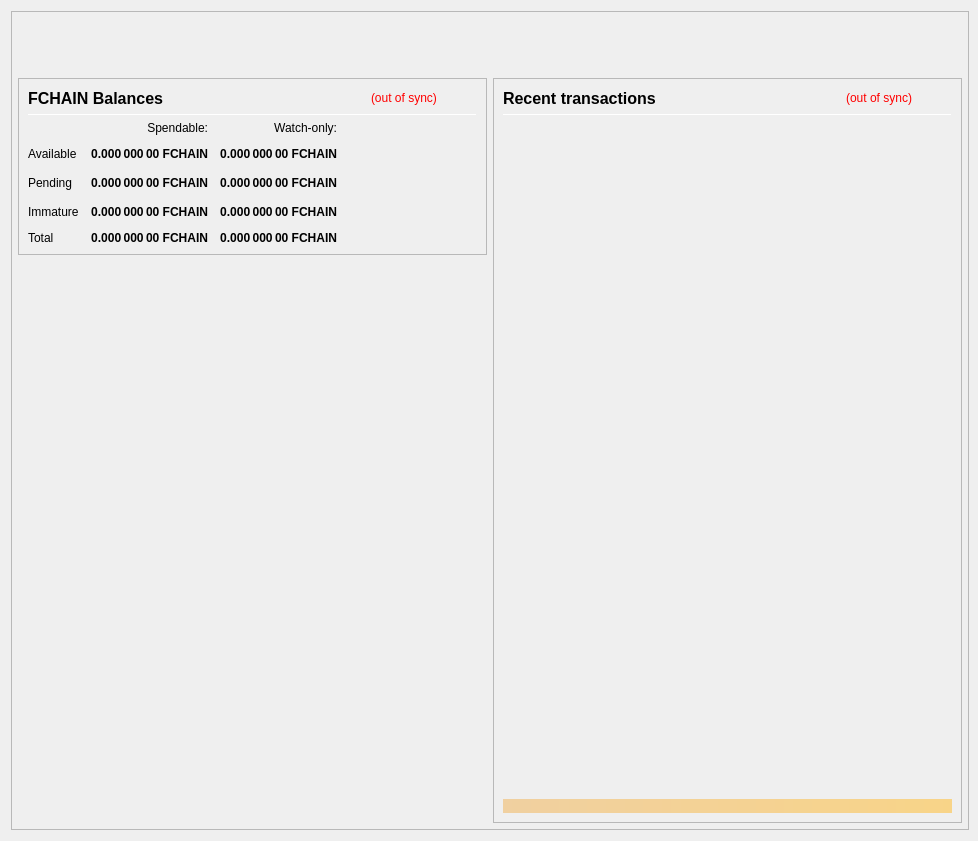
<?xml version="1.0" encoding="UTF-8"?>
<ui version="4.0">
 <class>OverviewPage</class>
 <widget class="QWidget" name="OverviewPage">
  <property name="geometry">
   <rect>
    <x>0</x>
    <y>0</y>
    <width>978</width>
    <height>841</height>
   </rect>
  </property>
  <property name="minimumSize">
   <size>
    <width>960</width>
    <height>682</height>
   </size>
  </property>
  <property name="font">
   <font>
    <weight>50</weight>
    <bold>false</bold>
   </font>
  </property>
  <property name="windowTitle">
   <string>Form</string>
  </property>
  <layout class="QVBoxLayout" name="topLayout" stretch="0">
   <property name="rightMargin">
    <number>9</number>
   </property>
   <item>
    <widget class="QFrame" name="frame_BG">
     <property name="minimumSize">
      <size>
       <width>850</width>
       <height>610</height>
      </size>
     </property>
     <property name="maximumSize">
      <size>
       <width>16777215</width>
       <height>16777215</height>
      </size>
     </property>
     <property name="frameShape">
      <enum>QFrame::StyledPanel</enum>
     </property>
     <property name="frameShadow">
      <enum>QFrame::Raised</enum>
     </property>
     <layout class="QVBoxLayout" name="verticalLayout_3" stretch="0">
      <property name="leftMargin">
       <number>0</number>
      </property>
      <property name="topMargin">
       <number>0</number>
      </property>
      <property name="rightMargin">
       <number>0</number>
      </property>
      <property name="bottomMargin">
       <number>6</number>
      </property>
      <item>
       <layout class="QVBoxLayout" name="verticalLayout_Master" stretch="0,1">
        <property name="leftMargin">
         <number>0</number>
        </property>
        <property name="topMargin">
         <number>0</number>
        </property>
        <property name="rightMargin">
         <number>0</number>
        </property>
        <property name="bottomMargin">
         <number>0</number>
        </property>
        <item>
         <widget class="QFrame" name="frame_Header">
          <layout class="QVBoxLayout" name="verticalLayout_Header" stretch="0">
           <property name="leftMargin">
            <number>0</number>
           </property>
           <property name="topMargin">
            <number>0</number>
           </property>
           <property name="rightMargin">
            <number>0</number>
           </property>
           <property name="bottomMargin">
            <number>0</number>
           </property>
           <item>
            <layout class="QHBoxLayout" name="horizontalLayout_Header" stretch="1,0">
             <property name="spacing">
              <number>6</number>
             </property>
             <item>
              <spacer name="horizontalSpacer_Header">
               <property name="orientation">
                <enum>Qt::Horizontal</enum>
               </property>
               <property name="sizeHint" stdset="0">
                <size>
                 <width>40</width>
                 <height>20</height>
                </size>
               </property>
              </spacer>
             </item>
             <item>
              <widget class="QLabel" name="labelOverviewHeaderRight">
               <property name="minimumSize">
                <size>
                 <width>464</width>
                 <height>60</height>
                </size>
               </property>
               <property name="maximumSize">
                <size>
                 <width>16777215</width>
                 <height>60</height>
                </size>
               </property>
               <property name="font">
                <font>
                 <pointsize>14</pointsize>
                </font>
               </property>
               <property name="text">
                <string/>
               </property>
               <property name="alignment">
                <set>Qt::AlignRight|Qt::AlignTrailing|Qt::AlignVCenter</set>
               </property>
              </widget>
             </item>
            </layout>
           </item>
          </layout>
         </widget>
        </item>
        <item>
         <widget class="QFrame" name="frame_Content">
          <layout class="QVBoxLayout" name="verticalLayout_Content">
           <property name="leftMargin">
            <number>6</number>
           </property>
           <property name="topMargin">
            <number>0</number>
           </property>
           <property name="rightMargin">
            <number>6</number>
           </property>
           <property name="bottomMargin">
            <number>0</number>
           </property>
           <item>
            <layout class="QHBoxLayout" name="horizontalLayout_Content" stretch="1,1">
             <property name="spacing">
              <number>6</number>
             </property>
             <item>
              <layout class="QVBoxLayout" name="verticalLayout_left" stretch="0,0">
               <item>
                <widget class="QFrame" name="frameBalances">
                 <property name="frameShape">
                  <enum>QFrame::StyledPanel</enum>
                 </property>
                 <property name="frameShadow">
                  <enum>QFrame::Raised</enum>
                 </property>
                 <layout class="QVBoxLayout" name="verticalLayout_4">
                  <item>
                   <layout class="QHBoxLayout" name="hlBalancesHeader" stretch="2,0,0">
                    <property name="spacing">
                     <number>6</number>
                    </property>
                    <item>
                     <widget class="QLabel" name="labelBalances">
                      <property name="minimumSize">
                       <size>
                        <width>0</width>
                        <height>0</height>
                       </size>
                      </property>
                      <property name="font">
                       <font>
                        <pointsize>12</pointsize>
                        <weight>75</weight>
                        <bold>true</bold>
                       </font>
                      </property>
                      <property name="text">
                       <string>FCHAIN Balances</string>
                      </property>
                     </widget>
                    </item>
                    <item>
                     <widget class="QLabel" name="labelWalletStatus">
                      <property name="cursor">
                       <cursorShape>WhatsThisCursor</cursorShape>
                      </property>
                      <property name="toolTip">
                       <string>The displayed information may be out of date. Your wallet automatically synchronizes with the FChain network after a connection is established, but this process has not completed yet.</string>
                      </property>
                      <property name="styleSheet">
                       <string notr="true">QLabel { color: red; }</string>
                      </property>
                      <property name="text">
                       <string notr="true">(out of sync)</string>
                      </property>
                      <property name="alignment">
                       <set>Qt::AlignLeading|Qt::AlignLeft|Qt::AlignVCenter</set>
                      </property>
                     </widget>
                    </item>
                    <item>
                     <spacer name="hsBalancesHeader">
                      <property name="orientation">
                       <enum>Qt::Horizontal</enum>
                      </property>
                      <property name="sizeHint" stdset="0">
                       <size>
                        <width>40</width>
                        <height>20</height>
                       </size>
                      </property>
                     </spacer>
                    </item>
                   </layout>
                  </item>
                  <item>
                   <widget class="Line" name="lineBalances">
                    <property name="minimumSize">
                     <size>
                      <width>0</width>
                      <height>1</height>
                     </size>
                    </property>
                    <property name="maximumSize">
                     <size>
                      <width>16777215</width>
                      <height>1</height>
                     </size>
                    </property>
                    <property name="orientation">
                     <enum>Qt::Horizontal</enum>
                    </property>
                   </widget>
                  </item>
                  <item>
                   <layout class="QGridLayout" name="gridLayout">
                    <property name="spacing">
                     <number>12</number>
                    </property>
                    <item row="2" column="2">
                     <widget class="QLabel" name="labelWatchPending">
                      <property name="font">
                       <font>
                        <weight>75</weight>
                        <bold>true</bold>
                       </font>
                      </property>
                      <property name="cursor">
                       <cursorShape>ArrowCursor</cursorShape>
                      </property>
                      <property name="toolTip">
                       <string>Unconfirmed transactions to watch-only addresses</string>
                      </property>
                      <property name="text">
                       <string notr="true">0.000 000 00 FCHAIN</string>
                      </property>
                      <property name="alignment">
                       <set>Qt::AlignRight|Qt::AlignTrailing|Qt::AlignVCenter</set>
                      </property>
                      <property name="textInteractionFlags">
                       <set>Qt::NoTextInteraction</set>
                      </property>
                     </widget>
                    </item>
                    <item row="2" column="1">
                     <widget class="QLabel" name="labelUnconfirmed">
                      <property name="font">
                       <font>
                        <weight>75</weight>
                        <bold>true</bold>
                       </font>
                      </property>
                      <property name="cursor">
                       <cursorShape>ArrowCursor</cursorShape>
                      </property>
                      <property name="toolTip">
                       <string>Total of transactions that have yet to be confirmed, and do not yet count toward the spendable balance</string>
                      </property>
                      <property name="text">
                       <string notr="true">0.000 000 00 FCHAIN</string>
                      </property>
                      <property name="alignment">
                       <set>Qt::AlignRight|Qt::AlignTrailing|Qt::AlignVCenter</set>
                      </property>
                      <property name="textInteractionFlags">
                       <set>Qt::NoTextInteraction</set>
                      </property>
                     </widget>
                    </item>
                    <item row="3" column="2">
                     <widget class="QLabel" name="labelWatchImmature">
                      <property name="font">
                       <font>
                        <weight>75</weight>
                        <bold>true</bold>
                       </font>
                      </property>
                      <property name="cursor">
                       <cursorShape>ArrowCursor</cursorShape>
                      </property>
                      <property name="toolTip">
                       <string>Staked or masternode rewards in watch-only addresses that has not yet matured</string>
                      </property>
                      <property name="text">
                       <string notr="true">0.000 000 00 FCHAIN</string>
                      </property>
                      <property name="alignment">
                       <set>Qt::AlignRight|Qt::AlignTrailing|Qt::AlignVCenter</set>
                      </property>
                      <property name="textInteractionFlags">
                       <set>Qt::NoTextInteraction</set>
                      </property>
                     </widget>
                    </item>
                    <item row="4" column="0">
                     <widget class="QLabel" name="labelTotalText">
                      <property name="text">
                       <string>Total</string>
                      </property>
                      <property name="textInteractionFlags">
                       <set>Qt::NoTextInteraction</set>
                      </property>
                     </widget>
                    </item>
                    <item row="3" column="1">
                     <widget class="QLabel" name="labelImmature">
                      <property name="font">
                       <font>
                        <weight>75</weight>
                        <bold>true</bold>
                       </font>
                      </property>
                      <property name="cursor">
                       <cursorShape>ArrowCursor</cursorShape>
                      </property>
                      <property name="toolTip">
                       <string>Staked or masternode rewards that has not yet matured</string>
                      </property>
                      <property name="text">
                       <string notr="true">0.000 000 00 FCHAIN</string>
                      </property>
                      <property name="alignment">
                       <set>Qt::AlignRight|Qt::AlignTrailing|Qt::AlignVCenter</set>
                      </property>
                      <property name="textInteractionFlags">
                       <set>Qt::NoTextInteraction</set>
                      </property>
                     </widget>
                    </item>
                    <item row="2" column="3">
                     <spacer name="hsBalances">
                      <property name="orientation">
                       <enum>Qt::Horizontal</enum>
                      </property>
                      <property name="sizeHint" stdset="0">
                       <size>
                        <width>40</width>
                        <height>20</height>
                       </size>
                      </property>
                     </spacer>
                    </item>
                    <item row="3" column="0">
                     <widget class="QLabel" name="labelImmatureText">
                      <property name="text">
                       <string>Immature</string>
                      </property>
                      <property name="textInteractionFlags">
                       <set>Qt::NoTextInteraction</set>
                      </property>
                     </widget>
                    </item>
                    <item row="4" column="1">
                     <widget class="QLabel" name="labelTotal">
                      <property name="font">
                       <font>
                        <weight>75</weight>
                        <bold>true</bold>
                       </font>
                      </property>
                      <property name="cursor">
                       <cursorShape>ArrowCursor</cursorShape>
                      </property>
                      <property name="toolTip">
                       <string>Your current total balance</string>
                      </property>
                      <property name="text">
                       <string notr="true">0.000 000 00 FCHAIN</string>
                      </property>
                      <property name="alignment">
                       <set>Qt::AlignRight|Qt::AlignTrailing|Qt::AlignVCenter</set>
                      </property>
                      <property name="textInteractionFlags">
                       <set>Qt::NoTextInteraction</set>
                      </property>
                     </widget>
                    </item>
                    <item row="4" column="2">
                     <widget class="QLabel" name="labelWatchTotal">
                      <property name="font">
                       <font>
                        <weight>75</weight>
                        <bold>true</bold>
                       </font>
                      </property>
                      <property name="cursor">
                       <cursorShape>ArrowCursor</cursorShape>
                      </property>
                      <property name="toolTip">
                       <string>Current total balance in watch-only addresses</string>
                      </property>
                      <property name="text">
                       <string notr="true">0.000 000 00 FCHAIN</string>
                      </property>
                      <property name="alignment">
                       <set>Qt::AlignRight|Qt::AlignTrailing|Qt::AlignVCenter</set>
                      </property>
                      <property name="textInteractionFlags">
                       <set>Qt::NoTextInteraction</set>
                      </property>
                     </widget>
                    </item>
                    <item row="0" column="2">
                     <widget class="QLabel" name="labelWatchonly">
                      <property name="text">
                       <string>Watch-only:</string>
                      </property>
                      <property name="alignment">
                       <set>Qt::AlignRight|Qt::AlignTrailing|Qt::AlignVCenter</set>
                      </property>
                     </widget>
                    </item>
                    <item row="1" column="0">
                     <widget class="QLabel" name="labelBalanceText">
                      <property name="text">
                       <string>Available</string>
                      </property>
                      <property name="textInteractionFlags">
                       <set>Qt::NoTextInteraction</set>
                      </property>
                     </widget>
                    </item>
                    <item row="1" column="1">
                     <widget class="QLabel" name="labelBalance">
                      <property name="font">
                       <font>
                        <weight>75</weight>
                        <bold>true</bold>
                       </font>
                      </property>
                      <property name="cursor">
                       <cursorShape>ArrowCursor</cursorShape>
                      </property>
                      <property name="toolTip">
                       <string>Your current spendable balance</string>
                      </property>
                      <property name="text">
                       <string notr="true">0.000 000 00 FCHAIN</string>
                      </property>
                      <property name="alignment">
                       <set>Qt::AlignRight|Qt::AlignTrailing|Qt::AlignVCenter</set>
                      </property>
                      <property name="textInteractionFlags">
                       <set>Qt::NoTextInteraction</set>
                      </property>
                     </widget>
                    </item>
                    <item row="1" column="2">
                     <widget class="QLabel" name="labelWatchAvailable">
                      <property name="font">
                       <font>
                        <weight>75</weight>
                        <bold>true</bold>
                       </font>
                      </property>
                      <property name="cursor">
                       <cursorShape>ArrowCursor</cursorShape>
                      </property>
                      <property name="toolTip">
                       <string>Your current balance in watch-only addresses</string>
                      </property>
                      <property name="text">
                       <string notr="true">0.000 000 00 FCHAIN</string>
                      </property>
                      <property name="alignment">
                       <set>Qt::AlignRight|Qt::AlignTrailing|Qt::AlignVCenter</set>
                      </property>
                      <property name="textInteractionFlags">
                       <set>Qt::NoTextInteraction</set>
                      </property>
                     </widget>
                    </item>
                    <item row="2" column="0">
                     <widget class="QLabel" name="labelPendingText">
                      <property name="text">
                       <string>Pending</string>
                      </property>
                      <property name="textInteractionFlags">
                       <set>Qt::NoTextInteraction</set>
                      </property>
                     </widget>
                    </item>
                    <item row="0" column="1">
                     <widget class="QLabel" name="labelSpendable">
                      <property name="text">
                       <string>Spendable:</string>
                      </property>
                      <property name="alignment">
                       <set>Qt::AlignRight|Qt::AlignTrailing|Qt::AlignVCenter</set>
                      </property>
                     </widget>
                    </item>
                   </layout>
                  </item>
                 </layout>
                </widget>
               </item>
               <item>
                <spacer name="verticalSpacer">
                 <property name="orientation">
                  <enum>Qt::Vertical</enum>
                 </property>
                 <property name="sizeHint" stdset="0">
                  <size>
                   <width>20</width>
                   <height>40</height>
                  </size>
                 </property>
                </spacer>
               </item>
              </layout>
             </item>
             <item>
              <layout class="QVBoxLayout" name="verticalLayout_right" stretch="1">
               <item>
                <widget class="QFrame" name="frame_RecentTransactions">
                 <property name="minimumSize">
                  <size>
                   <width>0</width>
                   <height>0</height>
                  </size>
                 </property>
                 <property name="frameShape">
                  <enum>QFrame::StyledPanel</enum>
                 </property>
                 <property name="frameShadow">
                  <enum>QFrame::Raised</enum>
                 </property>
                 <layout class="QVBoxLayout" name="verticalLayout_1" stretch="0,0,0,0,0">
                  <item>
                   <layout class="QHBoxLayout" name="horizontalLayout_2" stretch="2,0,0">
                    <property name="spacing">
                     <number>3</number>
                    </property>
                    <item>
                     <widget class="QLabel" name="label_4">
                      <property name="minimumSize">
                       <size>
                        <width>0</width>
                        <height>20</height>
                       </size>
                      </property>
                      <property name="font">
                       <font>
                        <pointsize>12</pointsize>
                        <weight>75</weight>
                        <bold>true</bold>
                       </font>
                      </property>
                      <property name="text">
                       <string>Recent transactions</string>
                      </property>
                     </widget>
                    </item>
                    <item>
                     <widget class="QLabel" name="labelTransactionsStatus">
                      <property name="cursor">
                       <cursorShape>WhatsThisCursor</cursorShape>
                      </property>
                      <property name="toolTip">
                       <string>The displayed information may be out of date. Your wallet automatically synchronizes with the FChain network after a connection is established, but this process has not completed yet.</string>
                      </property>
                      <property name="styleSheet">
                       <string notr="true">QLabel { color: red; }</string>
                      </property>
                      <property name="text">
                       <string notr="true">(out of sync)</string>
                      </property>
                      <property name="alignment">
                       <set>Qt::AlignRight|Qt::AlignTrailing|Qt::AlignVCenter</set>
                      </property>
                     </widget>
                    </item>
                    <item>
                     <spacer name="horizontalSpacer">
                      <property name="orientation">
                       <enum>Qt::Horizontal</enum>
                      </property>
                      <property name="sizeHint" stdset="0">
                       <size>
                        <width>40</width>
                        <height>20</height>
                       </size>
                      </property>
                     </spacer>
                    </item>
                   </layout>
                  </item>
                  <item>
                   <widget class="Line" name="line">
                    <property name="minimumSize">
                     <size>
                      <width>0</width>
                      <height>1</height>
                     </size>
                    </property>
                    <property name="maximumSize">
                     <size>
                      <width>16777215</width>
                      <height>1</height>
                     </size>
                    </property>
                    <property name="orientation">
                     <enum>Qt::Horizontal</enum>
                    </property>
                   </widget>
                  </item>
                  <item>
                   <widget class="QListView" name="listTransactions">
                    <property name="minimumSize">
                     <size>
                      <width>0</width>
                      <height>0</height>
                     </size>
                    </property>
                    <property name="styleSheet">
                     <string notr="true">QListView { background: transparent; }</string>
                    </property>
                    <property name="frameShape">
                     <enum>QFrame::NoFrame</enum>
                    </property>
                    <property name="verticalScrollBarPolicy">
                     <enum>Qt::ScrollBarAlwaysOff</enum>
                    </property>
                    <property name="horizontalScrollBarPolicy">
                     <enum>Qt::ScrollBarAlwaysOff</enum>
                    </property>
                    <property name="selectionMode">
                     <enum>QAbstractItemView::NoSelection</enum>
                    </property>
                   </widget>
                  </item>
                  <item>
                   <spacer name="verticalSpacer_2">
                    <property name="orientation">
                     <enum>Qt::Vertical</enum>
                    </property>
                    <property name="sizeType">
                     <enum>QSizePolicy::Expanding</enum>
                    </property>
                    <property name="sizeHint" stdset="0">
                     <size>
                      <width>20</width>
                      <height>40</height>
                     </size>
                    </property>
                   </spacer>
                  </item>
                  <item>
                   <widget class="QLabel" name="labelAlerts">
                    <property name="maximumSize">
                     <size>
                      <width>16777215</width>
                      <height>16777215</height>
                     </size>
                    </property>
                    <property name="styleSheet">
                     <string notr="true">background-color: qlineargradient(x1: 0, y1: 0, x2: 1, y2: 0, stop:0 #F0D0A0, stop:1 #F8D488); color:#000000;</string>
                    </property>
                    <property name="text">
                     <string/>
                    </property>
                    <property name="wordWrap">
                     <bool>true</bool>
                    </property>
                    <property name="margin">
                     <number>3</number>
                    </property>
                   </widget>
                  </item>
                 </layout>
                </widget>
               </item>
              </layout>
             </item>
            </layout>
           </item>
          </layout>
         </widget>
        </item>
       </layout>
      </item>
     </layout>
    </widget>
   </item>
  </layout>
 </widget>
 <resources/>
 <connections/>
</ui>
